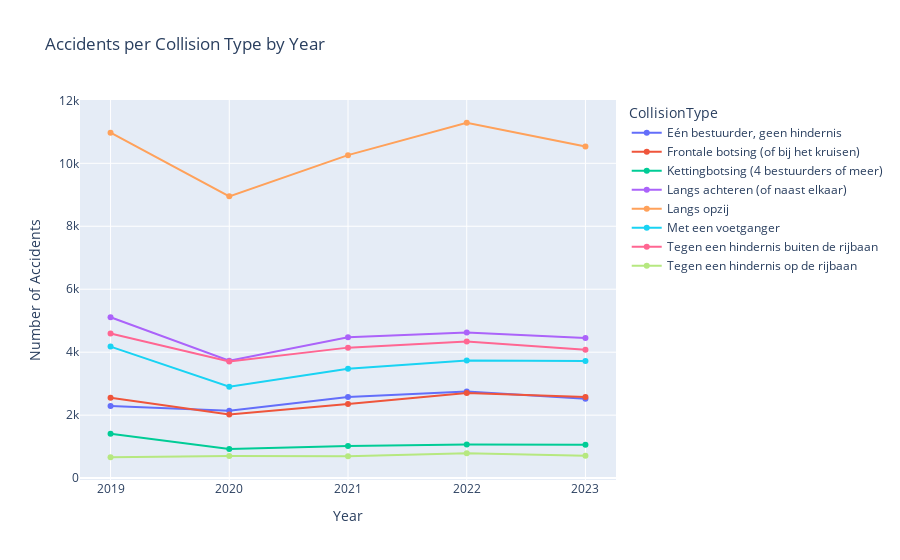

Notebook code for this chart:
### Code cell
# Collision type analysis
fig,ax=plt.subplots(figsize=(15,3))
filter_df = df[df['CollisionType']!='Niet beschikbaar']
accidents_per_collision = filter_df.groupby('CollisionType')[['Accident']].sum()
accidents_per_collision = accidents_per_collision.sort_values(by='Accident',ascending=False).reset_index()
sns.barplot(data=accidents_per_collision, x='CollisionType', y='Accident',hue='CollisionType')
for i in range(len(accidents_per_collision)):
    plt.text(i, accidents_per_collision['Accident'][i], accidents_per_collision['Accident'][i], ha = 'center')
plt.title('Accidents per Collision Type')
plt.xlabel('CollisionType')
plt.ylabel('Number of Accidents')
plt.legend(title='CollisionType',loc='upper right',bbox_to_anchor=(1.2, 1),ncol=2)
ax.set_xticklabels(ax.get_xticklabels(), rotation=45, horizontalalignment='right')
plt.show()

# Collision type analysis by year
accidents_per_collision = filter_df.groupby(['Year','CollisionType'])[['Accident']].sum()
accidents_per_collision = accidents_per_collision.reset_index()
fig=px.line(accidents_per_collision, x='Year', y='Accident', title='Accidents per Collision Type by Year', color='CollisionType', 
        labels={'Year':'Year', 'Accident':'Number of Accidents', 'CollisionType':'CollisionType'},line_group='CollisionType',markers=True)
fig.show()

### Figure 1 — Plotly figure (JSON) as saved in the notebook; plotly's stock layout.template omitted (floating-point values rounded to 4 significant figures)
{"data": [{"hovertemplate": "CollisionType=Eén bestuurder, geen hindernis<br>Year=%{x}<br>Number of Accidents=%{y}<extra></extra>", "legendgroup": "Eén bestuurder, geen hindernis", "line": {"color": "#636efa", "dash": "solid"}, "marker": {"symbol": "circle"}, "mode": "lines+markers", "name": "Eén bestuurder, geen hindernis", "orientation": "v", "showlegend": true, "type": "scatter", "x": [2019, 2020, 2021, 2022, 2023], "xaxis": "x", "y": [2288, 2141, 2577, 2751, 2520], "yaxis": "y"}, {"hovertemplate": "CollisionType=Frontale botsing (of bij het kruisen)<br>Year=%{x}<br>Number of Accidents=%{y}<extra></extra>", "legendgroup": "Frontale botsing (of bij het kruisen)", "line": {"color": "#EF553B", "dash": "solid"}, "marker": {"symbol": "circle"}, "mode": "lines+markers", "name": "Frontale botsing (of bij het kruisen)", "orientation": "v", "showlegend": true, "type": "scatter", "x": [2019, 2020, 2021, 2022, 2023], "xaxis": "x", "y": [2553, 2024, 2355, 2700, 2574], "yaxis": "y"}, {"hovertemplate": "CollisionType=Kettingbotsing (4 bestuurders of meer)<br>Year=%{x}<br>Number of Accidents=%{y}<extra></extra>", "legendgroup": "Kettingbotsing (4 bestuurders of meer)", "line": {"color": "#00cc96", "dash": "solid"}, "marker": {"symbol": "circle"}, "mode": "lines+markers", "name": "Kettingbotsing (4 bestuurders of meer)", "orientation": "v", "showlegend": true, "type": "scatter", "x": [2019, 2020, 2021, 2022, 2023], "xaxis": "x", "y": [1411, 923, 1024, 1065, 1061], "yaxis": "y"}, {"hovertemplate": "CollisionType=Langs achteren (of naast elkaar)<br>Year=%{x}<br>Number of Accidents=%{y}<extra></extra>", "legendgroup": "Langs achteren (of naast elkaar)", "line": {"color": "#ab63fa", "dash": "solid"}, "marker": {"symbol": "circle"}, "mode": "lines+markers", "name": "Langs achteren (of naast elkaar)", "orientation": "v", "showlegend": true, "type": "scatter", "x": [2019, 2020, 2021, 2022, 2023], "xaxis": "x", "y": [5110, 3729, 4477, 4628, 4449], "yaxis": "y"}, {"hovertemplate": "CollisionType=Langs opzij<br>Year=%{x}<br>Number of Accidents=%{y}<extra></extra>", "legendgroup": "Langs opzij", "line": {"color": "#FFA15A", "dash": "solid"}, "marker": {"symbol": "circle"}, "mode": "lines+markers", "name": "Langs opzij", "orientation": "v", "showlegend": true, "type": "scatter", "x": [2019, 2020, 2021, 2022, 2023], "xaxis": "x", "y": [10971, 8951, 10259, 11288, 10536], "yaxis": "y"}, {"hovertemplate": "CollisionType=Met een voetganger<br>Year=%{x}<br>Number of Accidents=%{y}<extra></extra>", "legendgroup": "Met een voetganger", "line": {"color": "#19d3f3", "dash": "solid"}, "marker": {"symbol": "circle"}, "mode": "lines+markers", "name": "Met een voetganger", "orientation": "v", "showlegend": true, "type": "scatter", "x": [2019, 2020, 2021, 2022, 2023], "xaxis": "x", "y": [4178, 2906, 3475, 3737, 3721], "yaxis": "y"}, {"hovertemplate": "CollisionType=Tegen een hindernis buiten de rijbaan<br>Year=%{x}<br>Number of Accidents=%{y}<extra></extra>", "legendgroup": "Tegen een hindernis buiten de rijbaan", "line": {"color": "#FF6692", "dash": "solid"}, "marker": {"symbol": "circle"}, "mode": "lines+markers", "name": "Tegen een hindernis buiten de rijbaan", "orientation": "v", "showlegend": true, "type": "scatter", "x": [2019, 2020, 2021, 2022, 2023], "xaxis": "x", "y": [4596, 3702, 4145, 4336, 4078], "yaxis": "y"}, {"hovertemplate": "CollisionType=Tegen een hindernis op de rijbaan<br>Year=%{x}<br>Number of Accidents=%{y}<extra></extra>", "legendgroup": "Tegen een hindernis op de rijbaan", "line": {"color": "#B6E880", "dash": "solid"}, "marker": {"symbol": "circle"}, "mode": "lines+markers", "name": "Tegen een hindernis op de rijbaan", "orientation": "v", "showlegend": true, "type": "scatter", "x": [2019, 2020, 2021, 2022, 2023], "xaxis": "x", "y": [663, 702, 694, 794, 713], "yaxis": "y"}], "layout": {"legend": {"title": {"text": "CollisionType"}, "tracegroupgap": 0}, "title": {"text": "Accidents per Collision Type by Year"}, "xaxis": {"anchor": "y", "domain": [0, 1], "title": {"text": "Year"}}, "yaxis": {"anchor": "x", "domain": [0, 1], "title": {"text": "Number of Accidents"}}}}
